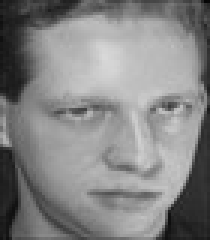
#> input picture ref-1/10_1.jpg, 70 x 80 px, given as the content of the folder test-1, which was not available (shown 3 times larger)
$ python main.py
#> lines starting #> are read from the running program, lines starting #| are printed output that depends on the picture; pictures that were not available may be replaced by others from this repository, and a replacement may not be noted
### fun.py
import numpy as np
import cv2


def face_recognition_dct(
    test_image_path,
    reference_images_paths,
    block_size=16,
    num_coefficients=25,
    threshold=0.92,
):
    """
    Распознавание лиц с использованием DCT (оптимизированная версия).

    Параметры:
    - test_image_path: путь к тестовому изображению
    - reference_images_paths: список путей к эталонным изображениям
    - block_size: размер блока для DCT (по умолчанию 16x16)
    - num_coefficients: количество коэффициентов DCT для сравнения
    - threshold: порог схожести (от 0 до 1)

    Возвращает:
    - (True/False, max_similarity): совпадение и максимальное сходство
    """

    def create_dct_matrix(N):
        """Предвычисление DCT матрицы для ускорения"""
        dct_mat = np.zeros((N, N))
        for k in range(N):
            alpha = np.sqrt(1 / N) if k == 0 else np.sqrt(2 / N)
            for n in range(N):
                dct_mat[k, n] = alpha * np.cos((2 * n + 1) * k * np.pi / (2 * N))
        return dct_mat

    def dct_2d_fast(block, dct_mat):
        """Быстрое вычисление 2D DCT через матричное умножение"""
        return dct_mat @ block @ dct_mat.T

    def extract_dct_features(image_path, dct_mat):
        # Загрузка и предобработка изображения
        img = cv2.imread(image_path, cv2.IMREAD_GRAYSCALE)
        if img is None:
            raise ValueError(f"Не удалось загрузить изображение: {image_path}")

        # Изменение размера для унификации
        img = cv2.resize(img, (128, 128))

        # Выравнивание гистограммы и нормализация
        img = cv2.equalizeHist(img)
        img = img.astype(float)
        img = (img - np.mean(img)) / (np.std(img) + 1e-8)

        # Разбиение на блоки и применение DCT
        features = []
        h, w = img.shape

        # Вычисление количества коэффициентов для зигзаг-извлечения
        zigzag_size = int(np.ceil(np.sqrt(num_coefficients * 2)))

        for i in range(0, h - block_size + 1, block_size):
            for j in range(0, w - block_size + 1, block_size):
                block = img[i : i + block_size, j : j + block_size]

                # Применение 2D DCT (быстрая версия)
                dct_block = dct_2d_fast(block, dct_mat)

                # Извлечение коэффициентов в зигзаг-порядке (упрощенно)
                coeffs = []
                for k in range(min(zigzag_size, block_size)):
                    for l in range(min(zigzag_size - k, block_size)):
                        if len(coeffs) < num_coefficients:
                            coeffs.append(dct_block[k, l])

                features.extend(coeffs)

        return np.array(features)

    def similarity_metric(vec1, vec2):
        """Комбинированная метрика: евклидово расстояние + косинусное сходство"""
        # Косинусное сходство
        dot_product = np.dot(vec1, vec2)
        norm1 = np.linalg.norm(vec1)
        norm2 = np.linalg.norm(vec2)
        cosine_sim = dot_product / (norm1 * norm2 + 1e-8)

        # Нормализованное евклидово расстояние
        euclidean_dist = np.linalg.norm(vec1 - vec2)
        max_dist = np.sqrt(len(vec1)) * 2  # Примерный максимум
        euclidean_sim = 1 - (euclidean_dist / max_dist)

        # Среднее двух метрик
        return cosine_sim * 0.7 + euclidean_sim * 0.3

    # Предвычисление DCT матрицы
    dct_mat = create_dct_matrix(block_size)

    # Извлечение признаков тестового изображения
    test_features = extract_dct_features(test_image_path, dct_mat)

    # Сравнение с эталонами
    max_similarity = 0.0

    for ref_path in reference_images_paths:
        ref_features = extract_dct_features(ref_path, dct_mat)

        # Приведение к одинаковой длине
        min_len = min(len(test_features), len(ref_features))
        similarity = similarity_metric(test_features[:min_len], ref_features[:min_len])

        max_similarity = max(max_similarity, similarity)

    is_match = max_similarity >= threshold

    return is_match, max_similarity


# [10 lines of commented-out code are left out]

### main.py
import os
from pathlib import Path
from fun import face_recognition_dct


def process_face_recognition(
    reference_dir, test_dir, block_size=8, num_coefficients=15, threshold=0.85
):
    """
    Обрабатывает распознавание лиц для всех тестовых изображений.

    Args:
        reference_dir: путь к директории с эталонными изображениями
        test_dir: путь к директории с тестовыми изображениями
        block_size: размер блока для DCT
        num_coefficients: количество коэффициентов
        threshold: порог сравнения
    """
    # Получаем список эталонных изображений
    reference_images = [
        os.path.join(reference_dir, f)
        for f in os.listdir(reference_dir)
        if f.lower().endswith(".jpg")
    ]

    if not reference_images:
        print("Ошибка: эталонные изображения не найдены")
        return

    print(f"Найдено эталонных изображений: {len(reference_images)}")
    print("-" * 50)

    # Получаем список тестовых изображений
    test_images = sorted(
        [f for f in os.listdir(test_dir) if f.lower().endswith(".jpg")]
    )

    if not test_images:
        print("Ошибка: тестовые изображения не найдены")
        return

    # Обрабатываем каждое тестовое изображение
    for idx, test_image in enumerate(test_images, 1):
        test_path = os.path.join(test_dir, test_image)

        is_match, similarity = face_recognition_dct(
            test_path,
            reference_images,
            block_size=block_size,
            num_coefficients=num_coefficients,
            threshold=threshold,
        )
#> in extract_dct_features, img is the input picture: shape (80, 70); min 5, max 216, mean 132
#> in extract_dct_features, `img = cv2.resize(img, (128, 128))`:
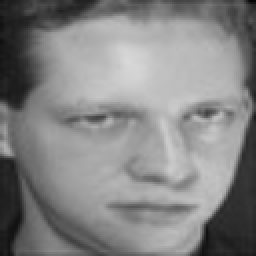
#> img: shape (128, 128) (shown 2 times larger); min 5, max 216, mean 131.9
#> in extract_dct_features, `img = cv2.equalizeHist(img)`:
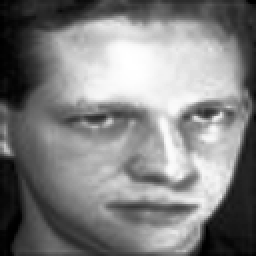
#> img: shape (128, 128) (shown 2 times larger); min 0, max 255, mean 128.4
#> after the loop in extract_dct_features, `for i in range(0, h - block_size + 1, block_size):`: features = 6144 values, max 13.61 at index 1728, min -13.34 at index 1152, mean -0.00887
#> in face_recognition_dct, `test_features = extract_dct_features(test_image_path, dct_mat)`: test_features has the same summary as features in extract_dct_features
#> in face_recognition_dct, `ref_features = extract_dct_features(ref_path, dct_mat)`: ref_features has the same summary as features in extract_dct_features
#> in face_recognition_dct, `min_len = min(len(test_features), len(ref_features))`: min_len = 6144
#> in similarity_metric, `dot_product = np.dot(vec1, vec2)`: dot_product = 16375.3
#> in similarity_metric, `norm1 = np.linalg.norm(vec1)`: norm1 = 128
#> in similarity_metric, `cosine_sim = dot_product / (norm1 * norm2 + 1e-8)`: cosine_sim = 1
#> in similarity_metric, `euclidean_dist = np.linalg.norm(vec1 - vec2)`: euclidean_dist = 0
#> in similarity_metric, `max_dist = np.sqrt(len(vec1)) * 2`: max_dist = 156.8
#> in similarity_metric, `euclidean_sim = 1 - (euclidean_dist / max_dist)`: euclidean_sim = 1
#> in face_recognition_dct, `is_match = max_similarity >= threshold`: is_match = True
#> is_match = True; similarity = 1

        status = "Тот же человек ✓" if is_match else "Другой человек ✗"
#> status = 'Тот же человек ✓'
        print(
            f"Изображение #{idx} ({test_image}): {status} | Сходство: {similarity:.4f}"
        )
#| Изображение #1 (10_1.jpg): Тот же человек ✓ | Сходство: 1.0000

    print("-" * 50)
    print(f"Обработано изображений: {len(test_images)}")


if __name__ == "__main__":
    # Укажите пути к директориям
    REFERENCE_DIR = "ref-1"
    TEST_DIR = "test-1"

    process_face_recognition(
        reference_dir=REFERENCE_DIR,
        test_dir=TEST_DIR,
        block_size=8,
        num_coefficients=24,
        threshold=0.7,
    )

$ run again, on ref-1/5_1.jpg
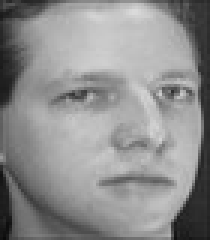
#> input picture ref-1/5_1.jpg, 70 x 80 px, given as the content of the folder test-1, which was not available (shown 3 times larger)
#> in extract_dct_features, img is the input picture: shape (80, 70); min 10, max 218, mean 142
#> in extract_dct_features, `img = cv2.equalizeHist(img)`:
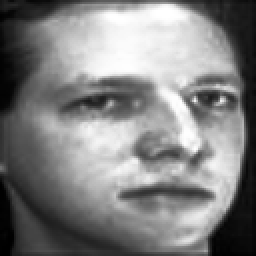
#> img: shape (128, 128) (shown 2 times larger); min 0, max 255, mean 128.5
#> after the loop in extract_dct_features, `for i in range(0, h - block_size + 1, block_size):`: features = 6144 values, max 13.21 at index 1320, min -13.34 at index 6096, mean -0.0071
#> test_features has the same summary as features in extract_dct_features
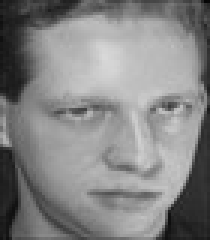
#> input picture ref-1/10_1.jpg, 70 x 80 px (shown 3 times larger)
#> in extract_dct_features, img is the input picture: shape (80, 70); min 5, max 216, mean 132
#> after the loop in extract_dct_features (call 2), `for i in range(0, h - block_size + 1, block_size):`: features = 6144 values, max 13.61 at index 1728, min -13.34 at index 1152, mean -0.00887
#> ref_features has the same summary as features in extract_dct_features
#> min_len = 6144
#> dot_product = 11536.9
#> norm1 = 128
#> cosine_sim = 0.705
#> euclidean_dist = 98.36
#> max_dist = 156.8
#> euclidean_sim = 0.373
#> in face_recognition_dct, `similarity = similarity_metric(test_features[:min_len], ref_features[:..`: similarity = 0.605
#> in face_recognition_dct, `is_match = max_similarity >= threshold`: is_match = True
#> in process_face_recognition, `is_match, similarity = face_recognition_dct( test_path, reference_imag..`: similarity = 1
#> status = 'Тот же человек ✓'
#| Изображение #1 (5_1.jpg): Тот же человек ✓ | Сходство: 1.0000

$ run again, on ref-1/6_1.jpg
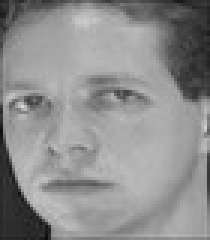
#> input picture ref-1/6_1.jpg, 70 x 80 px, given as the content of the folder test-1, which was not available (shown 3 times larger)
#> in extract_dct_features, img is the input picture: shape (80, 70); min 11, max 216, mean 142.3
#> in extract_dct_features, `img = cv2.equalizeHist(img)`:
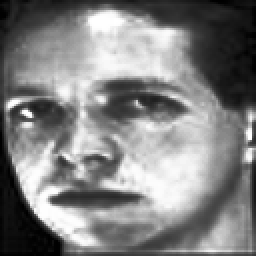
#> img: shape (128, 128) (shown 2 times larger); min 0, max 255, mean 129.2
#> after the loop in extract_dct_features, `for i in range(0, h - block_size + 1, block_size):`: features = 6144 values, max 13.24 at index 528, min -13.41 at index 5808, mean -0.00815
#> test_features has the same summary as features in extract_dct_features
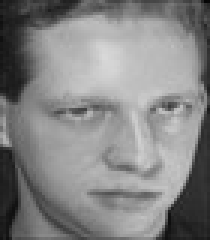
#> input picture ref-1/10_1.jpg, 70 x 80 px (shown 3 times larger)
#> in extract_dct_features, img is the input picture: shape (80, 70); min 5, max 216, mean 132
#> after the loop in extract_dct_features (call 2), `for i in range(0, h - block_size + 1, block_size):`: features = 6144 values, max 13.61 at index 1728, min -13.34 at index 1152, mean -0.00887
#> ref_features has the same summary as features in extract_dct_features
#> min_len = 6144
#> dot_product = 6009.5
#> norm1 = 127.8
#> norm2 = 128
#> cosine_sim = 0.367
#> euclidean_dist = 143.9
#> max_dist = 156.8
#> euclidean_sim = 0.0822
#> in face_recognition_dct, `similarity = similarity_metric(test_features[:min_len], ref_features[:..`: similarity = 0.282
#> in face_recognition_dct, `is_match = max_similarity >= threshold`: is_match = True
#> in process_face_recognition, `is_match, similarity = face_recognition_dct( test_path, reference_imag..`: similarity = 1
#> status = 'Тот же человек ✓'
#| Изображение #1 (6_1.jpg): Тот же человек ✓ | Сходство: 1.0000

$ run again, on ref-1/7_1.jpg
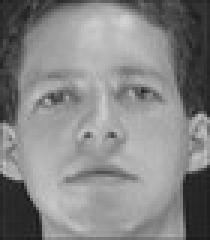
#> input picture ref-1/7_1.jpg, 70 x 80 px, given as the content of the folder test-1, which was not available (shown 3 times larger)
#> in extract_dct_features, img is the input picture: shape (80, 70); min 25, max 211, mean 133.8
#> in extract_dct_features, `img = cv2.equalizeHist(img)`:
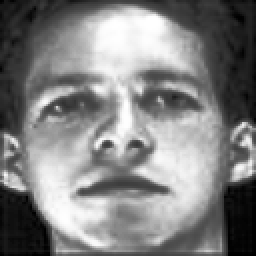
#> img: shape (128, 128) (shown 2 times larger); min 0, max 255, mean 128.8
#> after the loop in extract_dct_features, `for i in range(0, h - block_size + 1, block_size):`: features = 6144 values, max 13.46 at index 600, min -13.48 at index 6120, mean -0.0104
#> test_features has the same summary as features in extract_dct_features
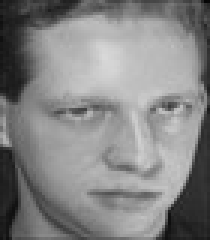
#> input picture ref-1/10_1.jpg, 70 x 80 px (shown 3 times larger)
#> in extract_dct_features, img is the input picture: shape (80, 70); min 5, max 216, mean 132
#> after the loop in extract_dct_features (call 2), `for i in range(0, h - block_size + 1, block_size):`: features = 6144 values, max 13.61 at index 1728, min -13.34 at index 1152, mean -0.00887
#> ref_features has the same summary as features in extract_dct_features
#> min_len = 6144
#> dot_product = 8114.1
#> norm1 = 127.9
#> norm2 = 128
#> cosine_sim = 0.496
#> euclidean_dist = 128.5
#> max_dist = 156.8
#> euclidean_sim = 0.181
#> in face_recognition_dct, `similarity = similarity_metric(test_features[:min_len], ref_features[:..`: similarity = 0.401
#> in face_recognition_dct, `is_match = max_similarity >= threshold`: is_match = True
#> in process_face_recognition, `is_match, similarity = face_recognition_dct( test_path, reference_imag..`: similarity = 1
#> status = 'Тот же человек ✓'
#| Изображение #1 (7_1.jpg): Тот же человек ✓ | Сходство: 1.0000
